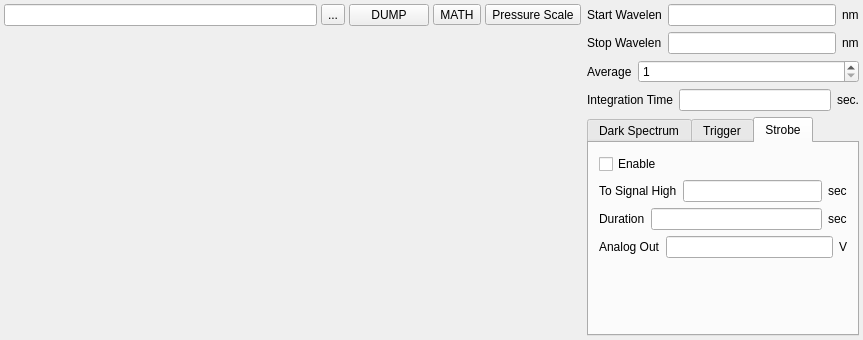
<?xml version="1.0" encoding="UTF-8"?>
<ui version="4.0">
 <class>FrmOpticalSpectrometer</class>
 <widget class="QMainWindow" name="FrmOpticalSpectrometer">
  <property name="geometry">
   <rect>
    <x>0</x>
    <y>0</y>
    <width>863</width>
    <height>340</height>
   </rect>
  </property>
  <property name="windowTitle">
   <string>Network Analyzer Control</string>
  </property>
  <widget class="QWidget" name="widget">
   <layout class="QHBoxLayout" name="horizontalLayout_3">
    <property name="leftMargin">
     <number>4</number>
    </property>
    <property name="topMargin">
     <number>4</number>
    </property>
    <property name="rightMargin">
     <number>4</number>
    </property>
    <property name="bottomMargin">
     <number>4</number>
    </property>
    <item>
     <layout class="QVBoxLayout">
      <item>
       <layout class="QHBoxLayout">
        <property name="spacing">
         <number>4</number>
        </property>
        <item>
         <widget class="QLineEdit" name="m_edDump"/>
        </item>
        <item>
         <widget class="QToolButton" name="m_tbDump">
          <property name="text">
           <string>...</string>
          </property>
         </widget>
        </item>
        <item>
         <widget class="QPushButton" name="m_btnDump">
          <property name="text">
           <string>DUMP</string>
          </property>
          <property name="autoDefault">
           <bool>false</bool>
          </property>
         </widget>
        </item>
        <item>
         <widget class="QToolButton" name="m_tbMath">
          <property name="text">
           <string>MATH</string>
          </property>
         </widget>
        </item>
        <item>
         <widget class="QToolButton" name="m_tbSpectralTool">
          <property name="text">
           <string>Pressure Scale</string>
          </property>
         </widget>
        </item>
       </layout>
      </item>
      <item>
       <widget class="XQGraph" name="m_graphwidget" native="true">
        <property name="sizePolicy">
         <sizepolicy hsizetype="Expanding" vsizetype="Expanding">
          <horstretch>0</horstretch>
          <verstretch>0</verstretch>
         </sizepolicy>
        </property>
       </widget>
      </item>
     </layout>
    </item>
    <item>
     <layout class="QVBoxLayout" name="verticalLayout_2">
      <item>
       <layout class="QHBoxLayout" name="horizontalLayout">
        <item>
         <widget class="QLabel" name="textLabel1_2_5_3">
          <property name="sizePolicy">
           <sizepolicy hsizetype="Fixed" vsizetype="Preferred">
            <horstretch>0</horstretch>
            <verstretch>0</verstretch>
           </sizepolicy>
          </property>
          <property name="text">
           <string>Start Wavelen</string>
          </property>
          <property name="wordWrap">
           <bool>false</bool>
          </property>
         </widget>
        </item>
        <item>
         <widget class="QLineEdit" name="m_edStart">
          <property name="sizePolicy">
           <sizepolicy hsizetype="Preferred" vsizetype="Fixed">
            <horstretch>0</horstretch>
            <verstretch>0</verstretch>
           </sizepolicy>
          </property>
          <property name="minimumSize">
           <size>
            <width>40</width>
            <height>0</height>
           </size>
          </property>
         </widget>
        </item>
        <item>
         <widget class="QLabel" name="textLabel1_2_2_4_3">
          <property name="sizePolicy">
           <sizepolicy hsizetype="Fixed" vsizetype="Preferred">
            <horstretch>0</horstretch>
            <verstretch>0</verstretch>
           </sizepolicy>
          </property>
          <property name="text">
           <string>nm</string>
          </property>
          <property name="wordWrap">
           <bool>false</bool>
          </property>
         </widget>
        </item>
       </layout>
      </item>
      <item>
       <layout class="QHBoxLayout" name="horizontalLayout_2">
        <item>
         <widget class="QLabel" name="textLabel1_2_5_3_3">
          <property name="sizePolicy">
           <sizepolicy hsizetype="Fixed" vsizetype="Preferred">
            <horstretch>0</horstretch>
            <verstretch>0</verstretch>
           </sizepolicy>
          </property>
          <property name="text">
           <string>Stop Wavelen</string>
          </property>
          <property name="wordWrap">
           <bool>false</bool>
          </property>
         </widget>
        </item>
        <item>
         <widget class="QLineEdit" name="m_edStop">
          <property name="sizePolicy">
           <sizepolicy hsizetype="Preferred" vsizetype="Fixed">
            <horstretch>0</horstretch>
            <verstretch>0</verstretch>
           </sizepolicy>
          </property>
          <property name="minimumSize">
           <size>
            <width>40</width>
            <height>0</height>
           </size>
          </property>
         </widget>
        </item>
        <item>
         <widget class="QLabel" name="textLabel1_2_2_4_3_2">
          <property name="sizePolicy">
           <sizepolicy hsizetype="Fixed" vsizetype="Preferred">
            <horstretch>0</horstretch>
            <verstretch>0</verstretch>
           </sizepolicy>
          </property>
          <property name="text">
           <string>nm</string>
          </property>
          <property name="wordWrap">
           <bool>false</bool>
          </property>
         </widget>
        </item>
       </layout>
      </item>
      <item>
       <layout class="QHBoxLayout">
        <item>
         <widget class="QLabel" name="textLabel1_2_5_3_3_2">
          <property name="sizePolicy">
           <sizepolicy hsizetype="Fixed" vsizetype="Preferred">
            <horstretch>0</horstretch>
            <verstretch>0</verstretch>
           </sizepolicy>
          </property>
          <property name="text">
           <string>Average</string>
          </property>
          <property name="wordWrap">
           <bool>false</bool>
          </property>
         </widget>
        </item>
        <item>
         <widget class="QSpinBox" name="m_spbAverage">
          <property name="minimum">
           <number>1</number>
          </property>
          <property name="maximum">
           <number>1000</number>
          </property>
         </widget>
        </item>
       </layout>
      </item>
      <item>
       <layout class="QHBoxLayout" name="horizontalLayout_4">
        <item>
         <widget class="QLabel" name="textLabel1_2_5_3_3_3">
          <property name="sizePolicy">
           <sizepolicy hsizetype="Fixed" vsizetype="Preferred">
            <horstretch>0</horstretch>
            <verstretch>0</verstretch>
           </sizepolicy>
          </property>
          <property name="text">
           <string>Integration Time</string>
          </property>
          <property name="wordWrap">
           <bool>false</bool>
          </property>
         </widget>
        </item>
        <item>
         <widget class="QLineEdit" name="m_edIntegrationTime">
          <property name="sizePolicy">
           <sizepolicy hsizetype="Preferred" vsizetype="Fixed">
            <horstretch>0</horstretch>
            <verstretch>0</verstretch>
           </sizepolicy>
          </property>
          <property name="minimumSize">
           <size>
            <width>40</width>
            <height>0</height>
           </size>
          </property>
         </widget>
        </item>
        <item>
         <widget class="QLabel" name="textLabel1_2_5_3_3_4">
          <property name="sizePolicy">
           <sizepolicy hsizetype="Fixed" vsizetype="Preferred">
            <horstretch>0</horstretch>
            <verstretch>0</verstretch>
           </sizepolicy>
          </property>
          <property name="text">
           <string>sec.</string>
          </property>
          <property name="wordWrap">
           <bool>false</bool>
          </property>
         </widget>
        </item>
       </layout>
      </item>
      <item>
       <widget class="QTabWidget" name="tabWidget">
        <property name="sizePolicy">
         <sizepolicy hsizetype="Minimum" vsizetype="Expanding">
          <horstretch>0</horstretch>
          <verstretch>0</verstretch>
         </sizepolicy>
        </property>
        <property name="currentIndex">
         <number>2</number>
        </property>
        <widget class="QWidget" name="tab">
         <attribute name="title">
          <string>Dark Spectrum</string>
         </attribute>
         <layout class="QVBoxLayout" name="verticalLayout">
          <property name="leftMargin">
           <number>10</number>
          </property>
          <property name="rightMargin">
           <number>10</number>
          </property>
          <item>
           <widget class="QCheckBox" name="m_ckbSubtractDark">
            <property name="text">
             <string>Subtract Dark</string>
            </property>
           </widget>
          </item>
          <item>
           <widget class="QPushButton" name="m_btnStoreDark">
            <property name="text">
             <string>Store Dark Spectrum</string>
            </property>
           </widget>
          </item>
          <item>
           <widget class="QLabel" name="textLabel1_2_5_3_4">
            <property name="sizePolicy">
             <sizepolicy hsizetype="Fixed" vsizetype="Preferred">
              <horstretch>0</horstretch>
              <verstretch>0</verstretch>
             </sizepolicy>
            </property>
            <property name="text">
             <string>Alternate ON-OFF by Device</string>
            </property>
            <property name="wordWrap">
             <bool>false</bool>
            </property>
           </widget>
          </item>
          <item>
           <widget class="QComboBox" name="m_cmbAltOnOffSrc"/>
          </item>
          <item>
           <spacer name="verticalSpacer">
            <property name="orientation">
             <enum>Qt::Vertical</enum>
            </property>
            <property name="sizeHint" stdset="0">
             <size>
              <width>20</width>
              <height>11</height>
             </size>
            </property>
           </spacer>
          </item>
         </layout>
        </widget>
        <widget class="QWidget" name="tab_2">
         <attribute name="title">
          <string>Trigger</string>
         </attribute>
         <layout class="QGridLayout" name="gridLayout_2">
          <property name="leftMargin">
           <number>10</number>
          </property>
          <property name="rightMargin">
           <number>10</number>
          </property>
          <item row="0" column="0">
           <widget class="QComboBox" name="m_cmbTriggerMode"/>
          </item>
          <item row="1" column="0">
           <layout class="QHBoxLayout" name="horizontalLayout_5">
            <item>
             <widget class="QLabel" name="textLabel1_2_5_3_3_5">
              <property name="sizePolicy">
               <sizepolicy hsizetype="Fixed" vsizetype="Preferred">
                <horstretch>0</horstretch>
                <verstretch>0</verstretch>
               </sizepolicy>
              </property>
              <property name="text">
               <string>Delay from Ext. Trig.</string>
              </property>
              <property name="wordWrap">
               <bool>false</bool>
              </property>
             </widget>
            </item>
            <item>
             <widget class="QLineEdit" name="m_edDelayFromExtTrig">
              <property name="sizePolicy">
               <sizepolicy hsizetype="Preferred" vsizetype="Fixed">
                <horstretch>0</horstretch>
                <verstretch>0</verstretch>
               </sizepolicy>
              </property>
              <property name="minimumSize">
               <size>
                <width>40</width>
                <height>0</height>
               </size>
              </property>
             </widget>
            </item>
            <item>
             <widget class="QLabel" name="textLabel1_2_5_3_3_6">
              <property name="sizePolicy">
               <sizepolicy hsizetype="Fixed" vsizetype="Preferred">
                <horstretch>0</horstretch>
                <verstretch>0</verstretch>
               </sizepolicy>
              </property>
              <property name="text">
               <string>sec</string>
              </property>
              <property name="wordWrap">
               <bool>false</bool>
              </property>
             </widget>
            </item>
           </layout>
          </item>
          <item row="2" column="0">
           <spacer name="verticalSpacer_2">
            <property name="orientation">
             <enum>Qt::Vertical</enum>
            </property>
            <property name="sizeHint" stdset="0">
             <size>
              <width>20</width>
              <height>65</height>
             </size>
            </property>
           </spacer>
          </item>
         </layout>
        </widget>
        <widget class="QWidget" name="tab_3">
         <attribute name="title">
          <string>Strobe</string>
         </attribute>
         <layout class="QGridLayout" name="gridLayout">
          <property name="leftMargin">
           <number>10</number>
          </property>
          <property name="rightMargin">
           <number>10</number>
          </property>
          <item row="0" column="0">
           <widget class="QCheckBox" name="m_ckbEnableStrobe">
            <property name="text">
             <string>Enable</string>
            </property>
           </widget>
          </item>
          <item row="1" column="0">
           <layout class="QHBoxLayout" name="horizontalLayout_6">
            <item>
             <widget class="QLabel" name="textLabel1_2_5_3_3_7">
              <property name="sizePolicy">
               <sizepolicy hsizetype="Fixed" vsizetype="Preferred">
                <horstretch>0</horstretch>
                <verstretch>0</verstretch>
               </sizepolicy>
              </property>
              <property name="text">
               <string>To Signal High</string>
              </property>
              <property name="wordWrap">
               <bool>false</bool>
              </property>
             </widget>
            </item>
            <item>
             <widget class="QLineEdit" name="m_edTimeToStrobeSignal">
              <property name="sizePolicy">
               <sizepolicy hsizetype="Preferred" vsizetype="Fixed">
                <horstretch>0</horstretch>
                <verstretch>0</verstretch>
               </sizepolicy>
              </property>
              <property name="minimumSize">
               <size>
                <width>40</width>
                <height>0</height>
               </size>
              </property>
             </widget>
            </item>
            <item>
             <widget class="QLabel" name="textLabel1_2_5_3_3_8">
              <property name="sizePolicy">
               <sizepolicy hsizetype="Fixed" vsizetype="Preferred">
                <horstretch>0</horstretch>
                <verstretch>0</verstretch>
               </sizepolicy>
              </property>
              <property name="text">
               <string>sec</string>
              </property>
              <property name="wordWrap">
               <bool>false</bool>
              </property>
             </widget>
            </item>
           </layout>
          </item>
          <item row="2" column="0">
           <layout class="QHBoxLayout" name="horizontalLayout_7">
            <item>
             <widget class="QLabel" name="textLabel1_2_5_3_3_9">
              <property name="sizePolicy">
               <sizepolicy hsizetype="Fixed" vsizetype="Preferred">
                <horstretch>0</horstretch>
                <verstretch>0</verstretch>
               </sizepolicy>
              </property>
              <property name="text">
               <string>Duration</string>
              </property>
              <property name="wordWrap">
               <bool>false</bool>
              </property>
             </widget>
            </item>
            <item>
             <widget class="QLineEdit" name="m_edStrobeSignalDuration">
              <property name="sizePolicy">
               <sizepolicy hsizetype="Preferred" vsizetype="Fixed">
                <horstretch>0</horstretch>
                <verstretch>0</verstretch>
               </sizepolicy>
              </property>
              <property name="minimumSize">
               <size>
                <width>40</width>
                <height>0</height>
               </size>
              </property>
             </widget>
            </item>
            <item>
             <widget class="QLabel" name="textLabel1_2_5_3_3_10">
              <property name="sizePolicy">
               <sizepolicy hsizetype="Fixed" vsizetype="Preferred">
                <horstretch>0</horstretch>
                <verstretch>0</verstretch>
               </sizepolicy>
              </property>
              <property name="text">
               <string>sec</string>
              </property>
              <property name="wordWrap">
               <bool>false</bool>
              </property>
             </widget>
            </item>
           </layout>
          </item>
          <item row="3" column="0">
           <layout class="QHBoxLayout" name="horizontalLayout_8">
            <item>
             <widget class="QLabel" name="textLabel1_2_5_3_3_11">
              <property name="sizePolicy">
               <sizepolicy hsizetype="Fixed" vsizetype="Preferred">
                <horstretch>0</horstretch>
                <verstretch>0</verstretch>
               </sizepolicy>
              </property>
              <property name="text">
               <string>Analog Out</string>
              </property>
              <property name="wordWrap">
               <bool>false</bool>
              </property>
             </widget>
            </item>
            <item>
             <widget class="QLineEdit" name="m_edAnalogOutput">
              <property name="enabled">
               <bool>true</bool>
              </property>
              <property name="sizePolicy">
               <sizepolicy hsizetype="Preferred" vsizetype="Fixed">
                <horstretch>0</horstretch>
                <verstretch>0</verstretch>
               </sizepolicy>
              </property>
              <property name="minimumSize">
               <size>
                <width>40</width>
                <height>0</height>
               </size>
              </property>
             </widget>
            </item>
            <item>
             <widget class="QLabel" name="textLabel1_2_5_3_3_12">
              <property name="sizePolicy">
               <sizepolicy hsizetype="Fixed" vsizetype="Preferred">
                <horstretch>0</horstretch>
                <verstretch>0</verstretch>
               </sizepolicy>
              </property>
              <property name="text">
               <string>V</string>
              </property>
              <property name="wordWrap">
               <bool>false</bool>
              </property>
             </widget>
            </item>
           </layout>
          </item>
          <item row="4" column="0">
           <spacer name="verticalSpacer_3">
            <property name="orientation">
             <enum>Qt::Vertical</enum>
            </property>
            <property name="sizeHint" stdset="0">
             <size>
              <width>20</width>
              <height>12</height>
             </size>
            </property>
           </spacer>
          </item>
         </layout>
        </widget>
       </widget>
      </item>
     </layout>
    </item>
   </layout>
  </widget>
 </widget>
 <layoutdefault spacing="6" margin="11"/>
 <customwidgets>
  <customwidget>
   <class>XQGraph</class>
   <extends>QWidget</extends>
   <header>graphwidget.h</header>
  </customwidget>
 </customwidgets>
 <tabstops>
  <tabstop>m_edDump</tabstop>
  <tabstop>m_tbDump</tabstop>
  <tabstop>m_btnDump</tabstop>
  <tabstop>m_edStart</tabstop>
  <tabstop>m_edStop</tabstop>
  <tabstop>m_edIntegrationTime</tabstop>
 </tabstops>
 <includes>
  <include location="local">graphwidget.h</include>
 </includes>
 <resources/>
 <connections/>
</ui>
